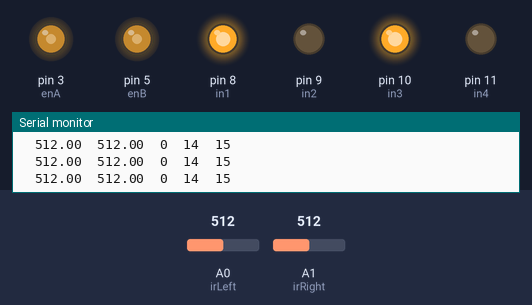
Simulated run of this sketch. Board: Arduino Uno, built with avr-gcc and run on an emulated ATmega328P. On the bench: output pins drawn as LEDs (lit = HIGH), the last lines printed to the serial monitor. The inputs (shaded band) are chosen by the test bench; at power-on: A0 (irLeft) = 512, A1 (irRight) = 512.

Above: at 1.2 s.
1.3 s: A0 (irLeft) set to 0
At 2.5 s:
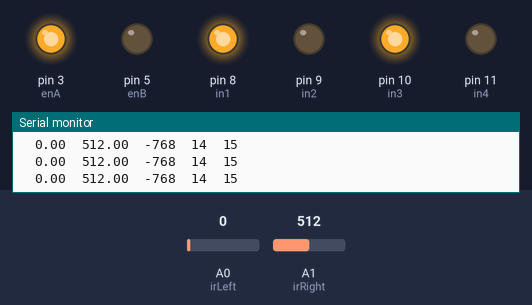
2.8 s: A1 (irRight) set to 0
At 4.0 s:
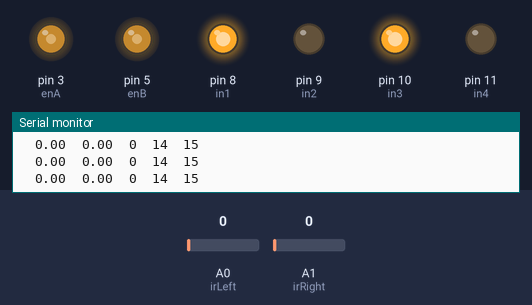
4.3 s: A1 (irRight) set to 716
At 5.2 s:
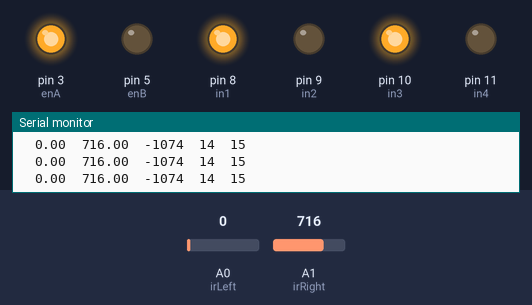
5.8 s: A0 (irLeft) set to 122
At 6.4 s:
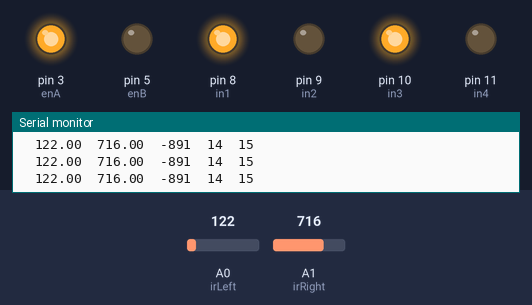
7.3 s: A0 (irLeft) set to 716
At 8.1 s:
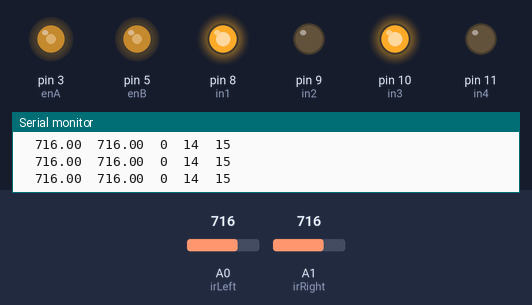
Timing chart, 0 to 9.8 s (numbered marks = the images above; inputs shaded):
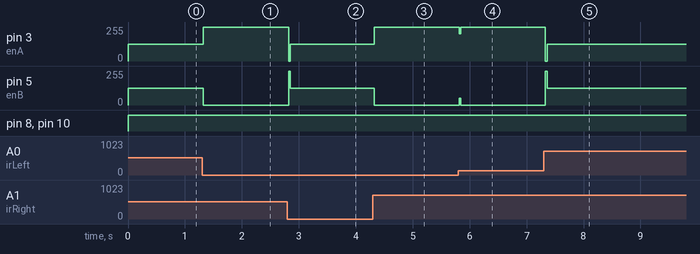

Measured:
- after the input at 1.3 s, pin 3 (enA): 127/255 → 255/255 at once; pin 5 (enB): 127/255 → 0/255 at once
- after the input at 2.8 s, pin 3 (enA): 255/255 → 127/255 at once; pin 5 (enB): 0/255 → 127/255 at once
- after the input at 4.3 s, pin 3 (enA): 127/255 → 255/255 at once; pin 5 (enB): 127/255 → 0/255 at once
- after the input at 5.8 s, pin 3 (enA): 255/255 → 204/255 at once, → 255/255 0.03 s later; pin 5 (enB): 0/255 → 50/255 at once, → 0/255 0.03 s later
- after the input at 7.3 s, pin 3 (enA): 255/255 → 127/255 at once; pin 5 (enB): 0/255 → 127/255 at once

The sketch:

sketch_jan8a.ino
```cpp
#define enA 3
#define enB 5
#define in1 8
#define in2 9
#define in3 10
#define in4 11
#define irLeft A0
#define irRight A1

//pid related variables
float kp= 1.5;
float kd = 0.2;
float ki = 0;
float speed = 127;
float integral, previousTime, prevError;
int correction, speedLeft, speedRight;

float getError(){
  float error;
  float left = analogRead(irLeft);
  float right = analogRead(irRight);

  Serial.print(left);
  Serial.print("\t");
  Serial.print(right);

  if(left < 900){
    error = left - right;
  }else if(right < 900){
    error = left - right;
  }else if(left < 900 && right < 900){
    Serial.print("No line found.");
    error = -9999;
  }else {
    error = 0;
  }

  return error;
}

float calculatePID(){
  float error = getError();

  unsigned long currentTime = millis();
  float deltaTime = (currentTime - previousTime) / 1000.0; // Convert to seconds
  previousTime = currentTime;

  integral += error * deltaTime;
  float pid = kp * error + ki * integral + kd * (error - prevError)/deltaTime;

  prevError = error;
  return pid;
}


void setup() {
  // put your setup code here, to run once:
  pinMode(A0, INPUT);
  Serial.begin(9600);
  pinMode(in1, OUTPUT);
  pinMode(in2, OUTPUT);
  pinMode(in3, OUTPUT);
  pinMode(in4, OUTPUT);
  pinMode(enA, OUTPUT);
  pinMode(enB, OUTPUT);
  pinMode(irLeft, INPUT);
  pinMode(irRight, INPUT);

}

void loop() {
  // put your main code here, to run repeatedly:
  float x = analogRead(A0);

  correction = calculatePID();

  digitalWrite(in1, HIGH);
  digitalWrite(in2, LOW);
  digitalWrite(in3, HIGH);
  digitalWrite(in4, LOW);
  speedLeft = speed - correction;
  speedRight = speed + correction;
  speedLeft = constrain(speedLeft,0,255);
  speedRight = constrain(speedRight,0,255);

  analogWrite(enA, speedLeft);
  analogWrite(enB, speedRight);
  Serial.print("\t");
  Serial.print(correction);
  Serial.print("\t");
  //Serial.print("\tSpeed Left: ");
  Serial.print(irLeft);
  Serial.print("\t");
  //Serial.print("\tSpeed Right: ");
  Serial.println(irRight);
  Serial.print("\t");
}
```
